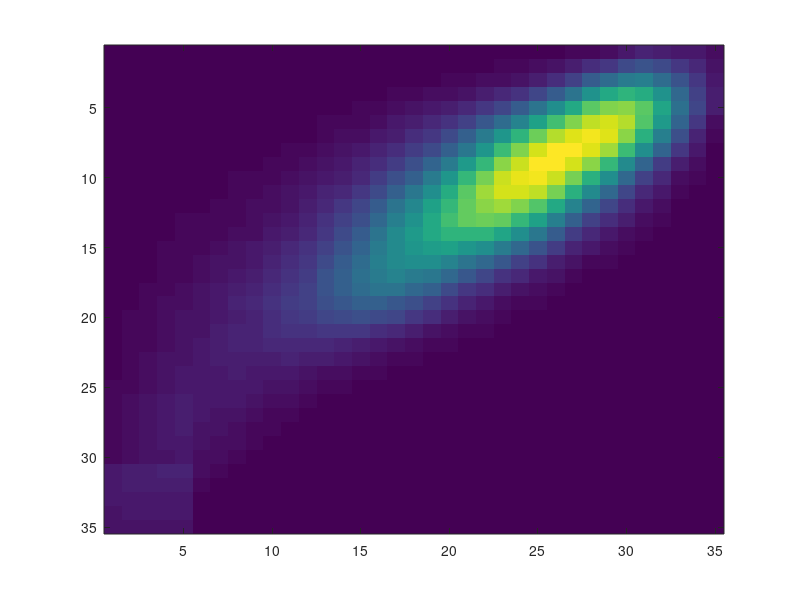

MATLAB code for this plot: (Note: this script raises an error after producing the figure.)
clear all
%% prepocessing for state-based model
load('demented.mat');

min = 0;
max = 5;
temp = sum((demented(3,4,:) + demented(3,3,:)/12) > min & (demented(3,4,:)+demented(3,3,:)/12) < max)
vector = zeros(3,56,temp);

for i = 1 : length(demented)
    if (demented(3,4,i)+demented(3,3,i)/12) >= min & (demented(3,4,i)+demented(3,3,i)/12) < max
       vector(:,:,i) =  demented(:,:,i);
    end
end

%% Heat map
heat = zeros(31);

for i = 1: length(vector)
   
    temp1 = vector(1,42,i) + 1;
    temp2 = vector(2,42,i) + 1;
    
    heat(temp1,temp2) = heat(temp1,temp2) + 1;
    
end

%heat = heat./sum(sum(heat));

n = 5;

conv_operatator = 1/n^2*ones(n);
heat = conv2(heat,conv_operatator);

figure;
imagesc(flip(heat));
xline(18.5,'w','LineWidth',2);
xline(24.5,'w','LineWidth',2);

yline(12.5,'w','LineWidth',2);
yline(7.5,'w','LineWidth',2);

set(gca, 'FontSize', 16)
title('Transition Mapping', 'FontSize', 16);
ylabel('Score After Transition', 'FontSize', 16);
xlabel('Initial Score', 'FontSize', 16);

% xlim([0,30]);
% ylim([0,30]);

yticklabels = 0:5:30;
yticks = linspace(1, size(heat, 1), numel(yticklabels));
set(gca, 'yTick', yticks, 'yTickLabel',  flipud(yticklabels(:)), 'Colormap',turbo)

c = colorbar;
caxis([0 100])
c.Label.String = 'Number of Participants';
